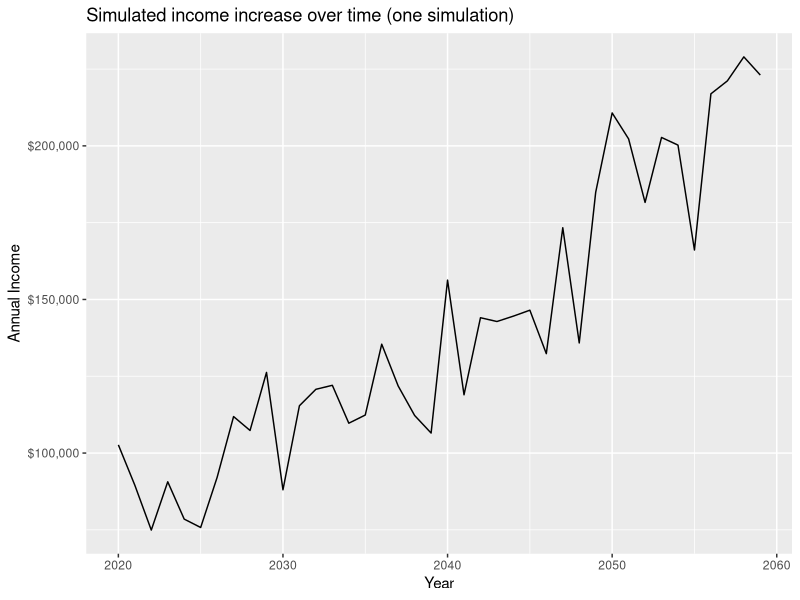
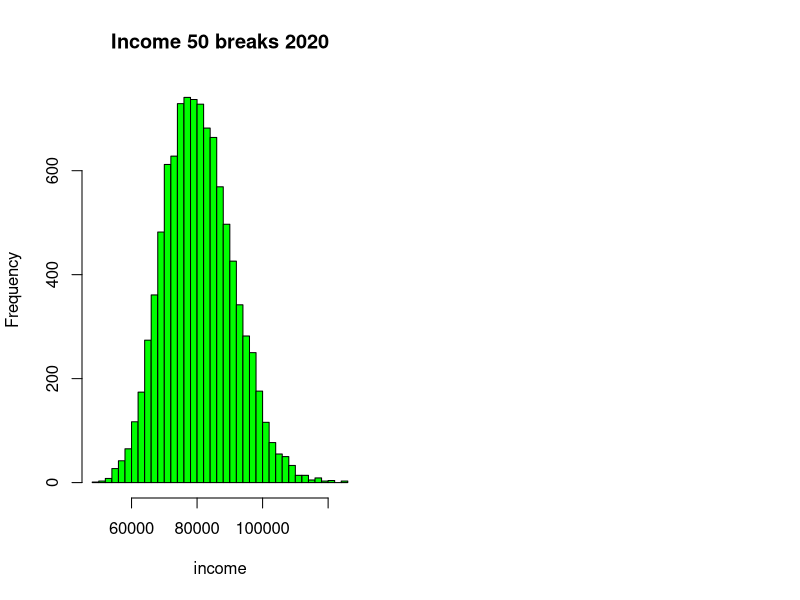
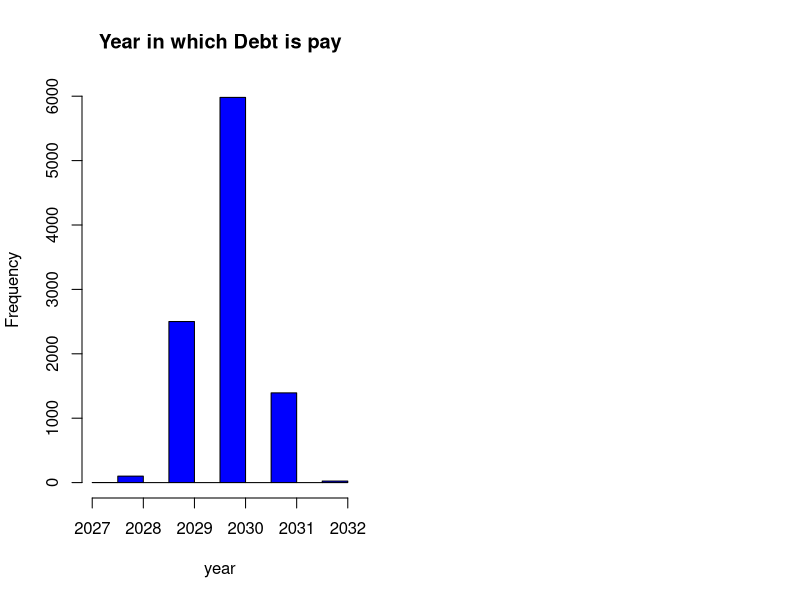
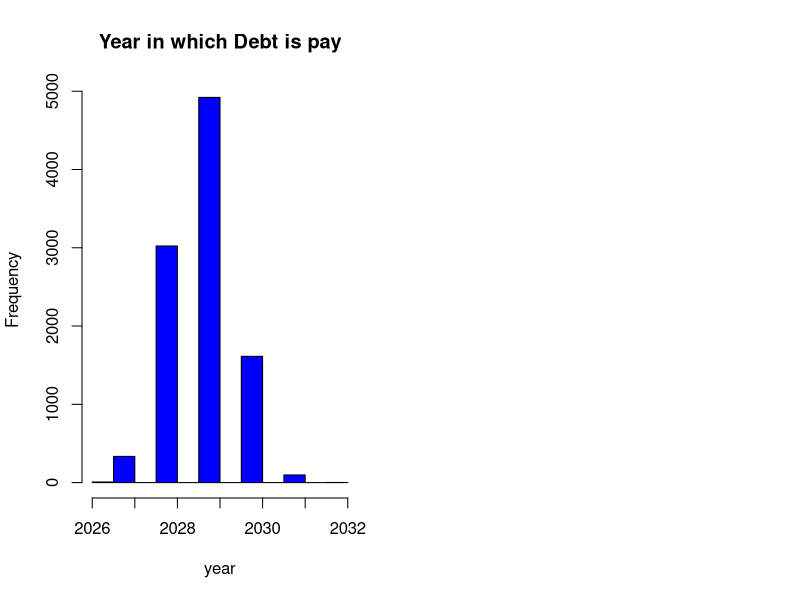

Write R code to recreate these figures, in order.
## ---- chunk 1
knitr::opts_chunk$set(echo = TRUE)
library(plyr)
## ---- chunk 2
###The first step to simulate data is to create a function of that defines your data generating process
#First, definig errors of n sets of years normally distributed errors with mean 0 and std sigma=0.13
#Define a the function that is going to be use to simulate income
income_angela<- function(base_inc, sigma, rho, g, a_years,  start_year=2020){
#Define errors normally distributed
a_error<- rnorm(a_years,mean = 0, sd=sigma)
#Define vector of ln_income for 40 years
income_log_angela<- vector("numeric", a_years)
#Use a loop to define the process (the process is the income generation-the equation 1)
for (year in seq_len(a_years)){
 if (year==1){
   income_log_angela[[year]] <- log(base_inc) + a_error[[year]]
    } else {
       income_log_angela[[year]] <- (1-rho)*(log(base_inc) +g*(year))+ rho*(income_log_angela[[year-1]]) + a_error[[year]]
   }
}

#Translate the log values into income (apply exponential function to get rid of the ln)
# and also translates the corresponding year that goes along with that simulated income
data.frame(inc=exp(income_log_angela),
            year=2020 + seq_len(a_years)-1)
}

###After defining the function, we plug in the errors defined before into the income process we defined to simulate the lifetime income at the end of the previous chunck
#Create a function to calculate increasing annual income

n_sims <-10000
n_years <-40


#Now use the function rerun to simulate data iterations and then create a data frame

library(magrittr)
library(tidyverse)
simulated_income_angela <-n_sims %>%

  #In rerun() we define the parameters
rerun(income_angela(base_inc = 80000, sigma = .13, rho = .4, g=.025, a_years=n_years, start_year = 2020)) %>%

#Use the command bind_rows() to create a data frame
bind_rows(.id="id") %>%
#id will define which simulation are we looking at
select (id,year,inc)

#We want to view the data we created
View(simulated_income_angela)
head(simulated_income_angela)

# Plot the first income path. Id is the variable that defines which simulated income path.
simulated_income_angela %>%
  filter(id == 1) %>%
  ggplot(aes(year, inc)) +
  geom_line() +
  labs(title = "Simulated income increase over time (one simulation)",
       x = "Year", 
       y = "Annual Income") +
  scale_y_continuous(labels = scales::dollar)

## ---- chunk 3

max_inc <- tapply (simulated_income_angela$inc,simulated_income_angela$year, max)
min_inc <- tapply (simulated_income_angela$inc,simulated_income_angela$year, min)
cbind(max_inc, min_inc)


par(mfrow=c(1, 2))
histogram <-hist(simulated_income_angela$inc[simulated_income_angela$year==2020], breaks=50, main="Income 50 breaks 2020", xlab="income",col="green")

perct_below_70000<- (sum(histogram$counts[histogram$breaks<=70000])/10000)
perct_above_100000<- ((10000-sum(histogram$counts[histogram$breaks<=100000]))/10000)
cbind(perct_below_70000, perct_above_100000)

## ---- chunk 4
#We create the variable 10% of incomes
simulated_income_angela$Income_10 <- simulated_income_angela$inc*.1
simulated_income_angela$payment1<- ave(simulated_income_angela$Income_10, simulated_income_angela$id, FUN=cumsum)
#We create the cumulative sum of payment
library(dplyr)
payment2<- filter(simulated_income_angela, simulated_income_angela$payment1>=95000)


#We keep the min year
library(data.table)
payment_year<-setDT(payment2)[, .SD[which.min(year)], by = id]
par(mfrow=c(1, 2))
histogram_payment <-hist(payment_year$year, main="Year in which Debt is pay", xlab="year",col="blue")

#Below and above 2029
payment_prior_2029<- (sum(histogram_payment$counts[histogram_payment$breaks<=2029])/10000)
payment_post_2029<- ((10000-sum(histogram_payment$counts[histogram_payment$breaks<=2029]))/10000)
cbind(payment_prior_2029, payment_post_2029)

## ---- chunk 5
###After defining the function, we plug in the errors defined before into the income process we defined to simulate the lifetime income at the end of the previous chunck
#Create a function to calculate increasing annual income

n_sims1 <-10000
n_years1 <-40


#Now use the function rerun to simulate data iterations and then create a data frame

library(magrittr)
library(tidyverse)
simulated_income_angela1 <-n_sims1 %>%

  #In rerun() we define the parameters
rerun(income_angela(base_inc = 90000, sigma = .17, rho = .4, g=.025, a_years=n_years, start_year = 2020)) %>%

#Use the command bind_rows() to create a data frame
bind_rows(.id="id") %>%
#id will define which simulation are we looking at
select (id,year,inc)

#We want to view the data we created
View(simulated_income_angela1)
head(simulated_income_angela1)

#We create the variable 10% of incomes
simulated_income_angela1$Income_10 <- simulated_income_angela1$inc*.1
simulated_income_angela1$payment1<- ave(simulated_income_angela1$Income_10, simulated_income_angela1$id, FUN=cumsum)
#We create the cumulative sum of payment
library(dplyr)
payment2_1<- filter(simulated_income_angela1, simulated_income_angela1$payment1>=95000)

#We keep the min year
library(data.table)
payment_year1<-setDT(payment2_1)[, .SD[which.min(year)], by = id]
par(mfrow=c(1, 2))
histogram_payment1 <-hist(payment_year1$year, main="Year in which Debt is pay", xlab="year",col="blue")

#Below and above 2029
payment_prior_20291<- (sum(histogram_payment1$counts[histogram_payment1$breaks<=2029])/10000)
payment_post_20291<- ((10000-sum(histogram_payment1$counts[histogram_payment1$breaks<=2029]))/10000)
cbind(payment_prior_20291, payment_post_20291)
